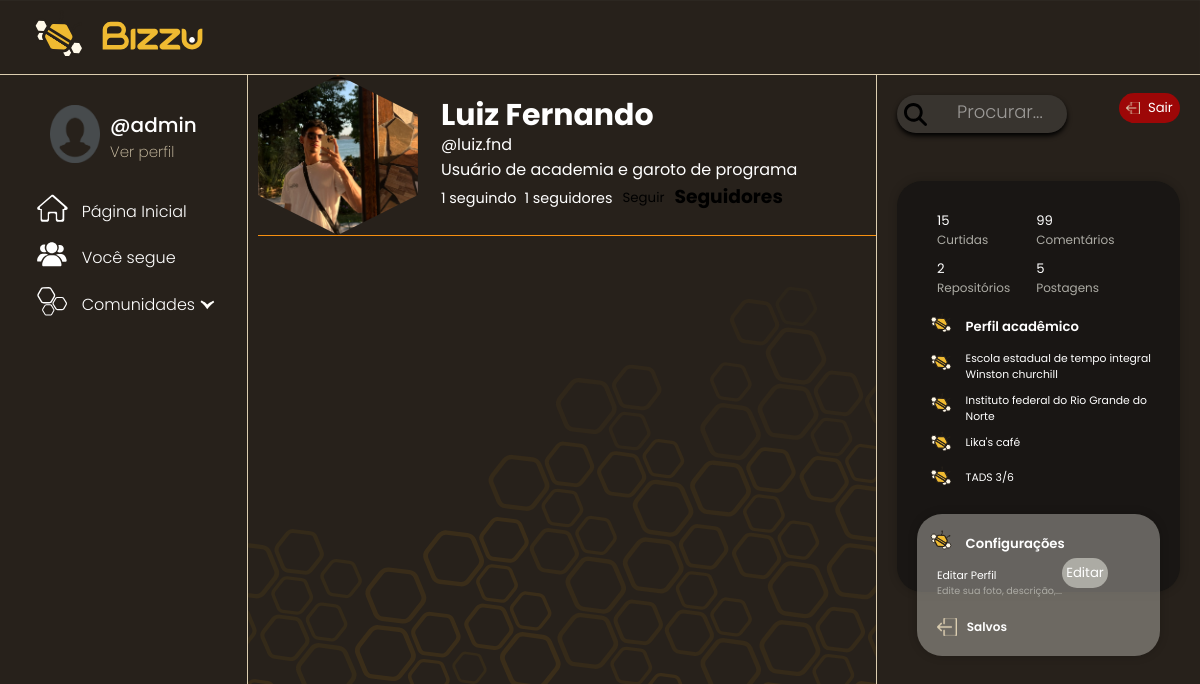
Page /luiz.fnd/ (signed in) on the committed database.
### app_bizzu/models.py (models this page shows, shortened)
class Usuario(AbstractUser):
    nome = models.CharField(verbose_name="Nome", max_length=50)
    descricao = models.CharField(verbose_name="Descrição", max_length=200)
    imagemPerfil = models.ImageField(verbose_name="Imagem de perfil", upload_to="usuarios/%Y/%m/%d/", null=True)
    escolaFormacao = models.CharField(verbose_name="Escola de formação", max_length=30, blank=True, null=True)
    instituicaoAtual = models.CharField(verbose_name="Instituição atual", max_length=30, blank=True, null=True)
    localTrabalho = models.CharField(verbose_name="Local de trabalho", max_length=30, blank=True, null=True)
    progressoCurso = models.CharField(verbose_name="Progresso no curso", max_length=20, blank=True, null=True)
    repositoriosFavoritados = models.ManyToManyField("Repositorio", verbose_name="Repositórios salvos", symmetrical=False,related_name="repositorios_favoritados", blank=True)
    criado_em = models.DateTimeField(auto_now_add=True, verbose_name="Criado em", null=True, blank=True)
    segue = models.ManyToManyField("self",symmetrical=False, verbose_name="Segue", related_name="seguido_por", default=0, null=True, blank=True) # quem eu sigo
    seguidores = models.ManyToManyField("self",symmetrical=False, verbose_name="Seguidores", related_name="seguindo", default=0, null=True, blank=True) # quem me segue
    comunidades = models.ManyToManyField("Comunidade",verbose_name="Comunidades",related_name="seguido_por",blank=True)

### app_bizzu/views.py (the view)
# urls.py: path('<username>/', perfil, name='perfil'),
def perfil(request, username):
    user = get_object_or_404(Usuario, username=username)
    postagens = Postagem.objects.filter(usuario=user).order_by('-dataPublicacao')
    paginator = Paginator(postagens, 5)
    page_number = request.GET.get('page')
    postagens_paginator = paginator.get_page(page_number)
    is_following = False
    if request.user.is_authenticated:
        is_following = request.user.segue.filter(pk=user.pk).exists()
    context = {
        'usuario': user,
        'postagens_paginator': postagens_paginator,
        'is_following': is_following
    }
    return render(request, 'perfilPessoal.html', context)

### app_bizzu/templates/perfilPessoal.html (shortened to what this page needs)
{% extends "basePerfil.html" %}
{% load static %}
{% block content %}
<link rel="stylesheet" href="{% static 'css/perfilPessoal.css' %}">
    <div class="comunidade-infos">
        {% if usuario.imagemPerfil %}
            <img src="{{ usuario.imagemPerfil.url }}" alt="imagem do perfil" class="icon">
        {% else %}
            <img src="{% static 'img/default-profile.png' %}" alt="imagem padrão de perfil" class="icon">
        {% endif %}
        <div class="principais-info">
            <h1 class="nomeUsuario"> {{usuario.nome}} </h1>
            <p class="username">@{{ usuario.username }}</p>
            <p class="descricao">{{ usuario.descricao }}</p>
            <div class="seguindo-bt">
                <p class="paragrafo">{{usuario.segue.count}} seguindo</p>
                <p class="paragrafo">{{usuario.seguidores.count}} seguidores</p>
            {% if request.user != usuario %}
            <form method="POST" action="{% url 'seguir_perfil' usuario.id %}">
                {% if request.user in usuario.seguidores.all %}
                    <button type="submit" name="follow" value="unfollow" class="unfollow">Deixar de Seguir</button>
                {% else %}
                    <button type="submit" name="follow" value="follow" class="follow">Seguir</button>
                {% endif %}
            </form>
            {% endif %}
            <div class="seguidores">
                <h3>Seguidores</h3>
            </div>
            </div>
        </div>
    </div>
{% endblock %}

### app_bizzu/templates/navbarEsquerda.html (shortened to what this page needs)
{% load static %}
<link rel="stylesheet" href="{% static "css/navbarEsquerda.css" %}">
<aside id="barralateral">
    <div class="perfil">
        {% if user.imagemPerfil %}
            <img id="imgperfil2" src="{{ user.imagemPerfil.url }}" width="50px">
        {% else %}
            <img id="imgperfil2" src="{% static 'img/default-profile.png' %}" width="50px">
        {% endif %}
        <div class="perfil2">
            <h2 id="userperfil">@{{ user.username }}</h2>
            <h4 id="verperfil"><a href="{% url 'perfil' user.username %}">Ver perfil</a></h4>
        </div>
    </div>
    <ul>
        <div class="paginas">
            <li><img src="{% static 'img/casa_branco.svg' %}" width="35px"><a href="{% url 'feed' %}">Página Inicial</a></li>
            <li><img src="{% static 'img/voce_segue_branco.svg' %}" width="35px"><a href="{% url 'feed' %}">Você segue</a></li>
            <li class="dropdown">
                <img src="{% static 'img/comunidades_branco.svg' %}" width="35px">
                <a href="#">Comunidades</a>
                <img class="seta-dropdown" src="{% static 'img/icone dropdown.svg' %}">
            </li>
        </div>
    </ul>
</aside>

### app_bizzu/static/css/basePerfil.css (style rules this page uses)
:root { --primary-color: #F79010; --primary-color-dark: #1F1C19; --secondary-color: #058B92; --text-dark: Black; --text-light: white; --extra-light: #faf5ff; --max-width: 1200px; }
* { padding: 0; margin: 0; box-sizing: border-box; font-family: "Poppins", sans-serif; }
body { position: relative; width: 100%; height: calc(100vh); overflow: hidden; }
body::before { content: ""; position: absolute; top: 0; left: 0; width: 100%; height: 100%; background-image: url(../img/fundo_bizzu.svg); background-repeat: no-repeat; background-size: cover; transform: rotate(180deg); z-index: -1; }

### app_bizzu/static/css/navebarDireita.css (style rules this page uses)
:root { --primary-color: #F79010; --primary-color-dark: #1F1C19; --secondary-color: #058B92; --text-dark: Black; --text-light: white; --extra-light: #faf5ff; --max-width: 1200px; }
* { padding: 0; margin: 0; box-sizing: border-box; font-family: "Poppins", sans-serif; }

### app_bizzu/static/css/Botao.css (style rules this page uses)
button { background-color: #ffffff00; outline: none; border-radius: 30px; border-color: #058b9200; }

### app_bizzu/static/css/navbarEsquerda.css (style rules this page uses)
:root { --primary-color: #F79010; --primary-color-dark: #1F1C19; --secondary-color: #058B92; --text-dark: Black; --text-light: white; --extra-light: #faf5ff; --max-width: 1200px; }
* { padding: 0; margin: 0; box-sizing: border-box; font-family: "Poppins", sans-serif; }
#barralateral { padding-top: 30px; width: 250px; height: 100%; border-right: 1px solid #DCCEB1; list-style: none; overflow: hidden; background-color: #27211B; }
#barralateral li a { color: white; text-decoration: none; list-style: none; margin-top: 3px; }
#barralateral li { list-style: none; margin-left: 12%; padding: 5px; font-weight: 600; }
.perfil { display: flex; justify-content: center; margin-bottom: 25px; }
.perfil2 { margin-left: 10px; }
#userperfil { padding-top: 5px; font-weight: 500; font-size: 20px; color: white; }
#verperfil { font-weight: 200; font-size: 15px; }
#verperfil a { text-decoration: none; color: #DCCEB1; }
.paginas { height: 80%; }
.paginas img { margin-right: 12px; padding-top: 0px; cursor: pointer; }
.paginas a { font-style: normal; font-weight: 300; padding-top: 3px; }
.paginas li { list-style: none; display: flex; align-items: center; }
.seta-dropdown { margin-left: 5px; margin-top: 7px; }
.dropdown { position: relative; }

### app_bizzu/static/css/perfilPessoal.css (style rules this page uses)
.nomeUsuario { color: #FFFFFF; }
.username { color: #FFFFFF; }
.descricao { color: #FFFFFF; }
.paragrafo { color: #FFFFFF; }
.comunidade-infos { display: flex; align-items: center; gap: 8px; width: 100%; border-bottom: 1px solid var(--primary-color); font-family: poppins; }
.principais-info h1 { font-size: 2.5vw; line-height: 1.1; margin: 0; }
.paragrafo { font-size: 1.2vw; line-height: 1.5; margin: 0; margin-top: 5px; }
.seguindo-bt { display: flex; align-items: center; gap: 8px; }
.icon { width: 20vh; height: 20vh; clip-path: polygon(50% 0%, 100% 25%, 100% 75%, 50% 100%, 0% 75%, 0% 25%); margin-right: 15px; object-fit: cover; object-position: center; }

### rows in the picture
Usuario: username "admin"
Usuario: imagemPerfil (picture), nome "Luiz Fernando", username "luiz.fnd", descricao "Usuário de academia e garoto de programa", segue.count "1", seguidores.count "1"
